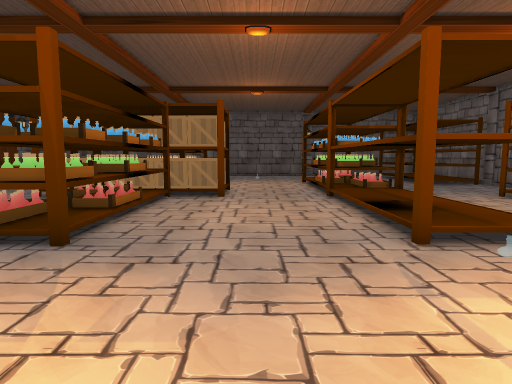
[1] (above)

20 first-person views from a walk through a scene from a Unity 3-D project. The camera is 1.4 m above the floor, tilts 6° down and sees 75° across. Doors are open. The floor is counted in squares, 1 m on a side. Each view is taken from the middle of a square. On the plan, view 1 faces up. The plan holds only what a view shows up to about 15 squares ahead; the rest is blank. The player is left out.

[2]
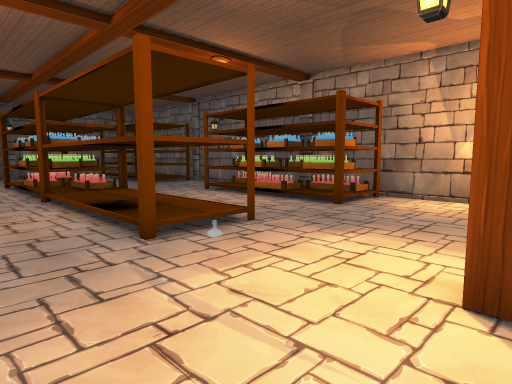

[3]
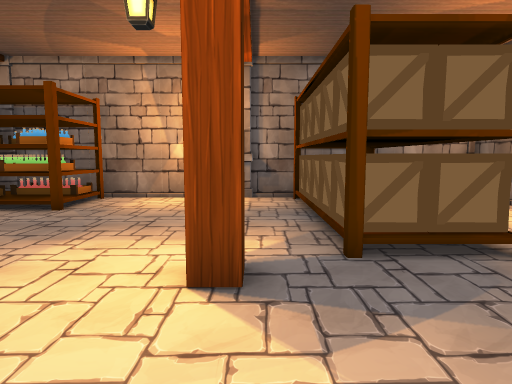

[4]
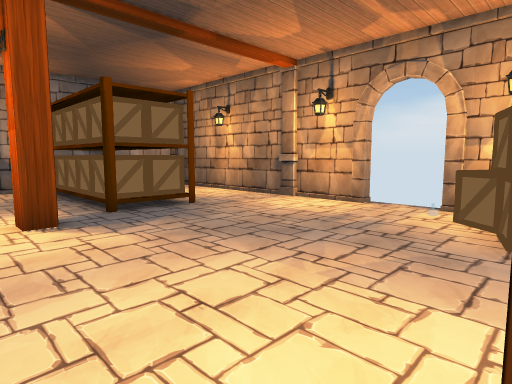

[5]
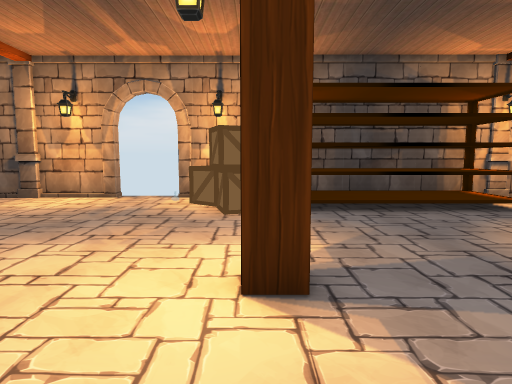

[6]
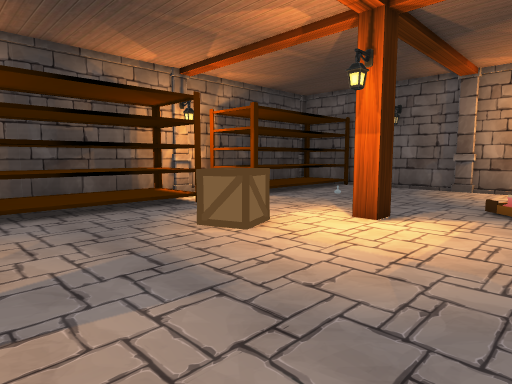

[7]
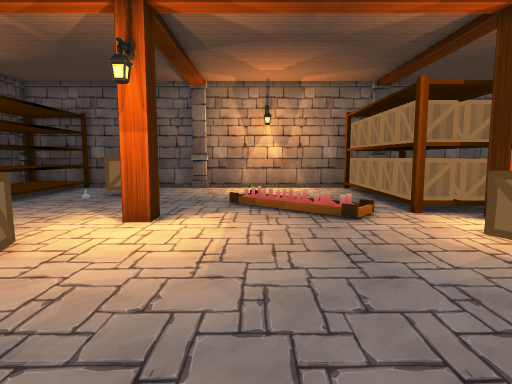

[8]
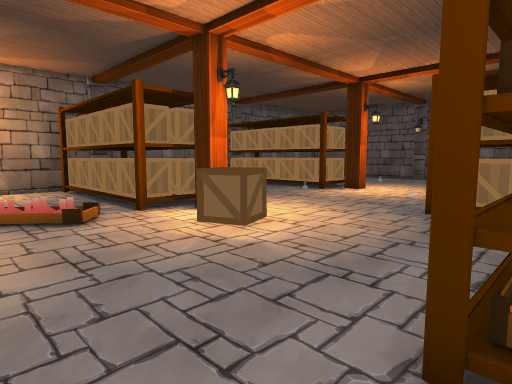

[9]
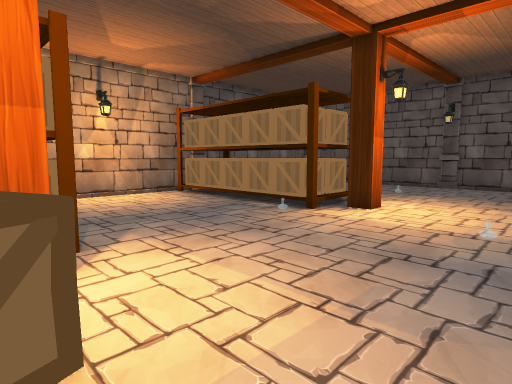

[10]
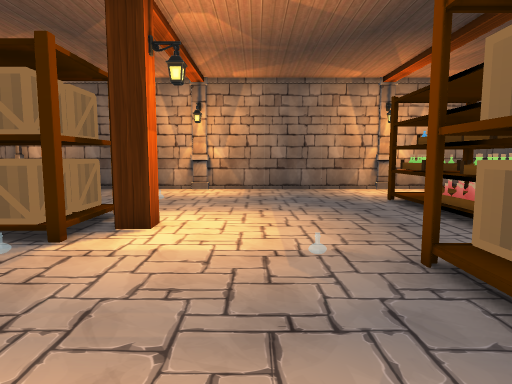

[11]
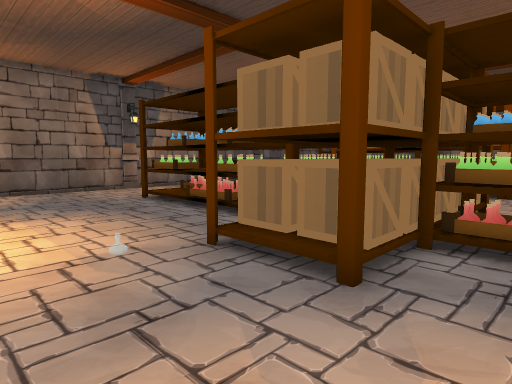

[12]
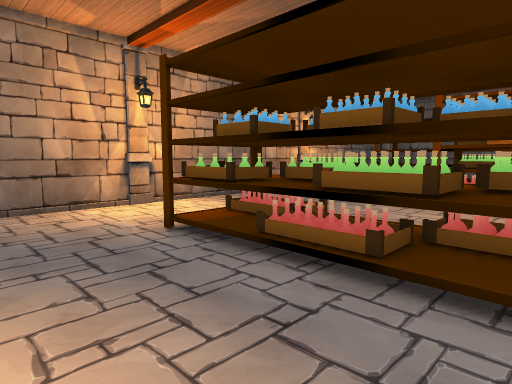

[13]
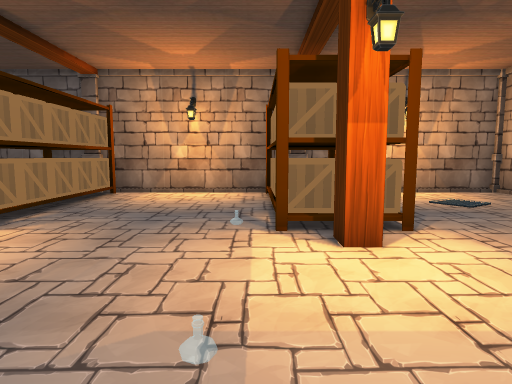

[14]
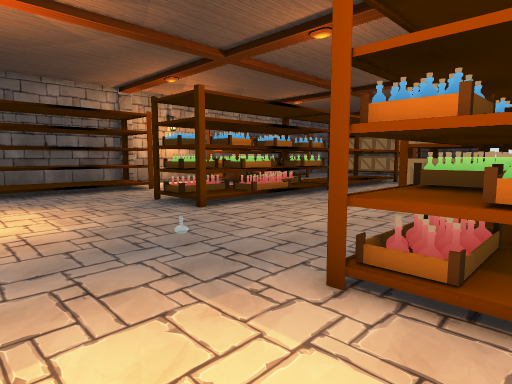

[15]
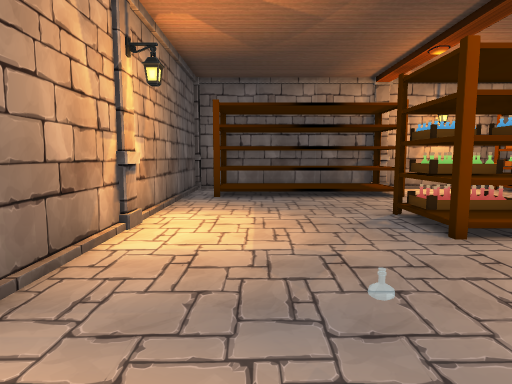

[16]
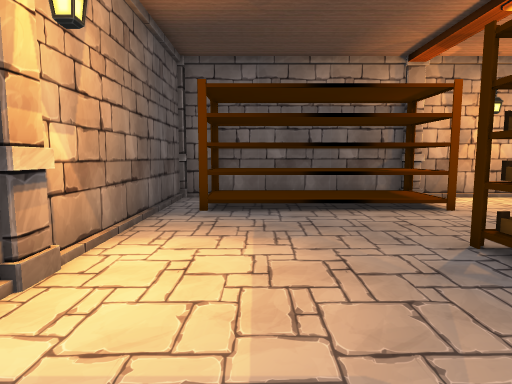

[17]
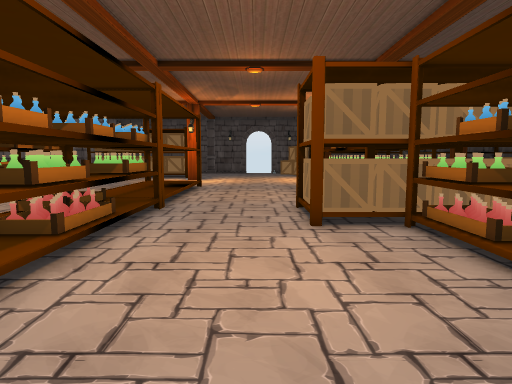

[18]
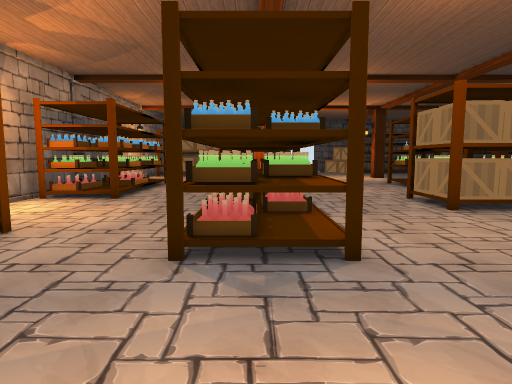

[19]
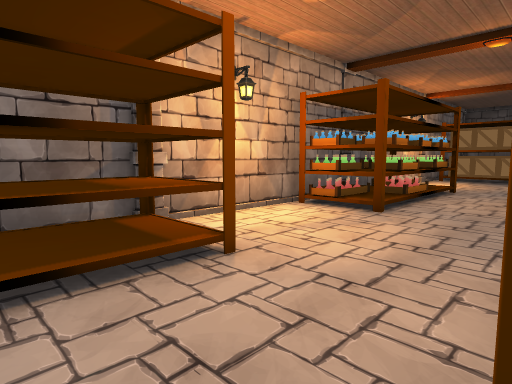

[20]
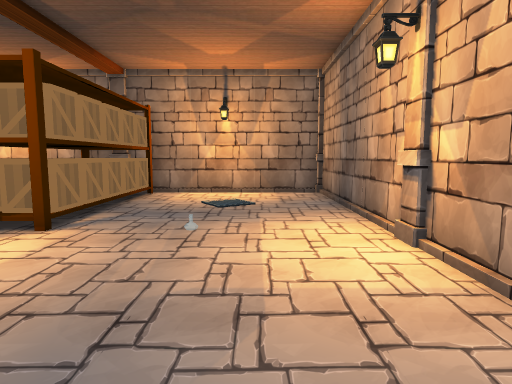

### Floor plan
Key: @ floor where view 1 was taken; # wall or solid block; . main floor; : floor 0.25 m higher than the main floor; / step, stairs or slope; D open door; O other object.
Columns run from 21 left of view 1 to 12 right of it. Each row starts with its distance up from view 1.
 25 O########O#######O#######O########
 24 OO...............................#
 23  #............................OOO#
 22  #............................OOO#
 21  #.............OOOO...........OOO#
 20  #..............OOO...........OOO#
 19  #..............OOO...........OOO#
 18  OOOOOOOO.......OOO.....OOO...OOO#
 17 OOOOOOOOO#......O O.....OOO...OOOO
 16 OOOOOOOOO#......OOO.....OOO......#
 15  O..............OOO.....OOO......#
 14  #...........OOOOOOOO...OOO......#
 13  #...........OOOOOOOO...OOO......#
 12  #...........OOOOOOOO...OOO...OOO#
 11  #..............OOO.....O O...OOO#
 10  #..............OOO.....O O...OO #
  9 OOOOOOOOO#.O....OOO.....O O ..OOOO
  8 OOOOOOOOO#OO....OOO.....O O ..OOO#
  7  OOOOOOOO.O.....OOO.....O O ..OOO#
  6  #....../......OOOO.....O:O...OOO#
  5  #....  /.......OOO.....OOO...OOO#
  4   ...  /.........................#
  3   .   //......... ...............#
  2  #..../..........................
  1 OO.......#...................
  0 OO...................@...........O
 -1  #..O......OO.............OOOOOOO#
 -2  #.OO......OO.............OOOOOOO#
 -3   .......  ...............OO     #
 -4   ......  .......OO.......OO     #
 -5  OOOOOOO  OOOOOOOOO..........    #
 -6  OOOOOOO  OOOOOO OOO..........   #
 -7  OOO  OO OOOOOOO  O......O.....  #
 -8 OO#   ##OO######   #DDD##O########

Positions as (right, up) in squares from view 1, and headings:
1: (0, 0), facing up
2: (0, 0), facing up-right
3: (0, 0), facing right
4: (-4, 2), facing down-right
5: (-4, 4), facing down
6: (-5, 4), facing down-left
7: (-5, 3), facing left
8: (-5, 3), facing up-left
9: (-8, 8), facing up-left
10: (-10, 10), facing up
11: (-11, 10), facing up-right
12: (-9, 15), facing up-right
13: (-7, 15), facing left
14: (-5, 24), facing down-right
15: (-3, 22), facing right
16: (0, 22), facing right
17: (0, 21), facing down
18: (4, 23), facing down
19: (5, 20), facing down-right
20: (-7, 22), facing left
